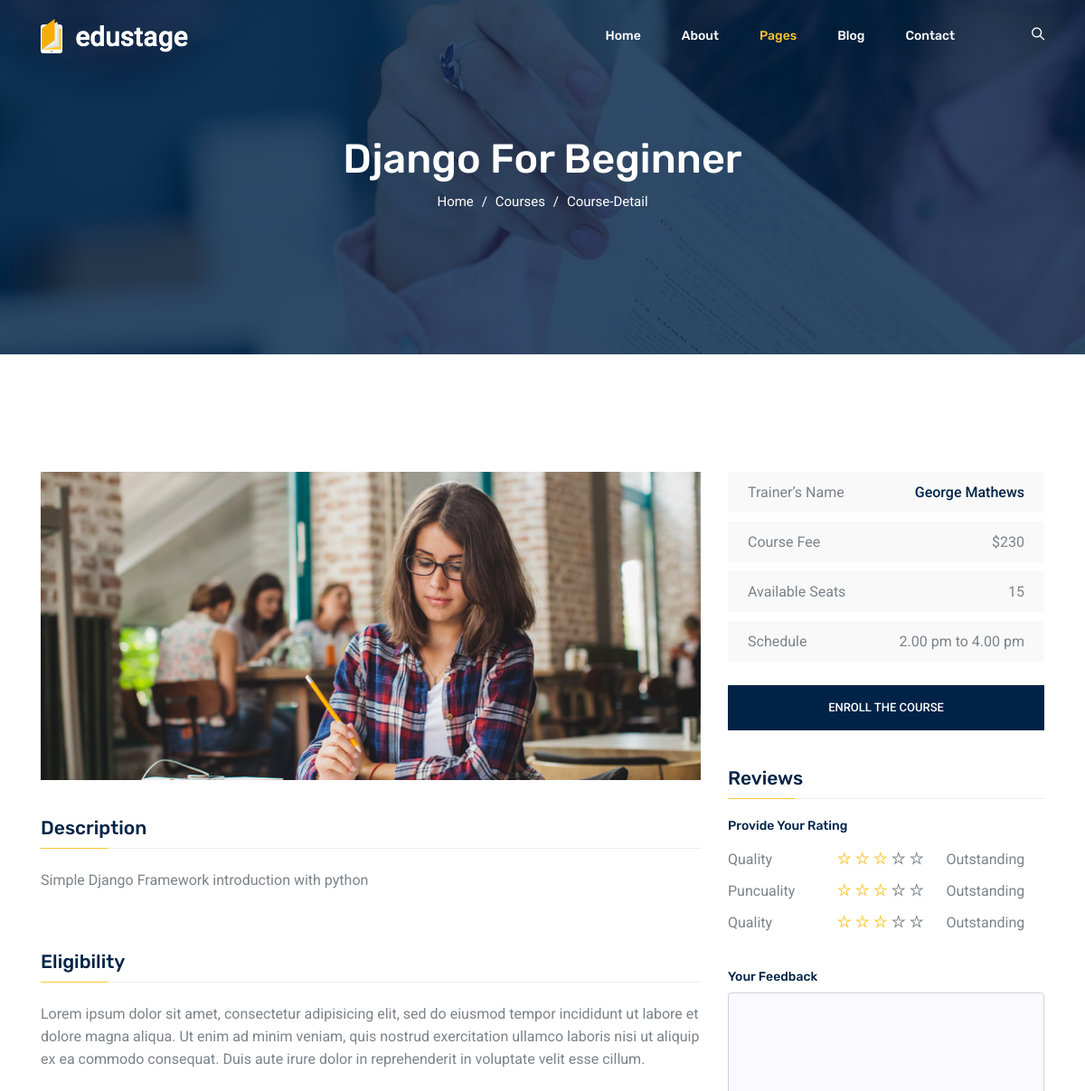
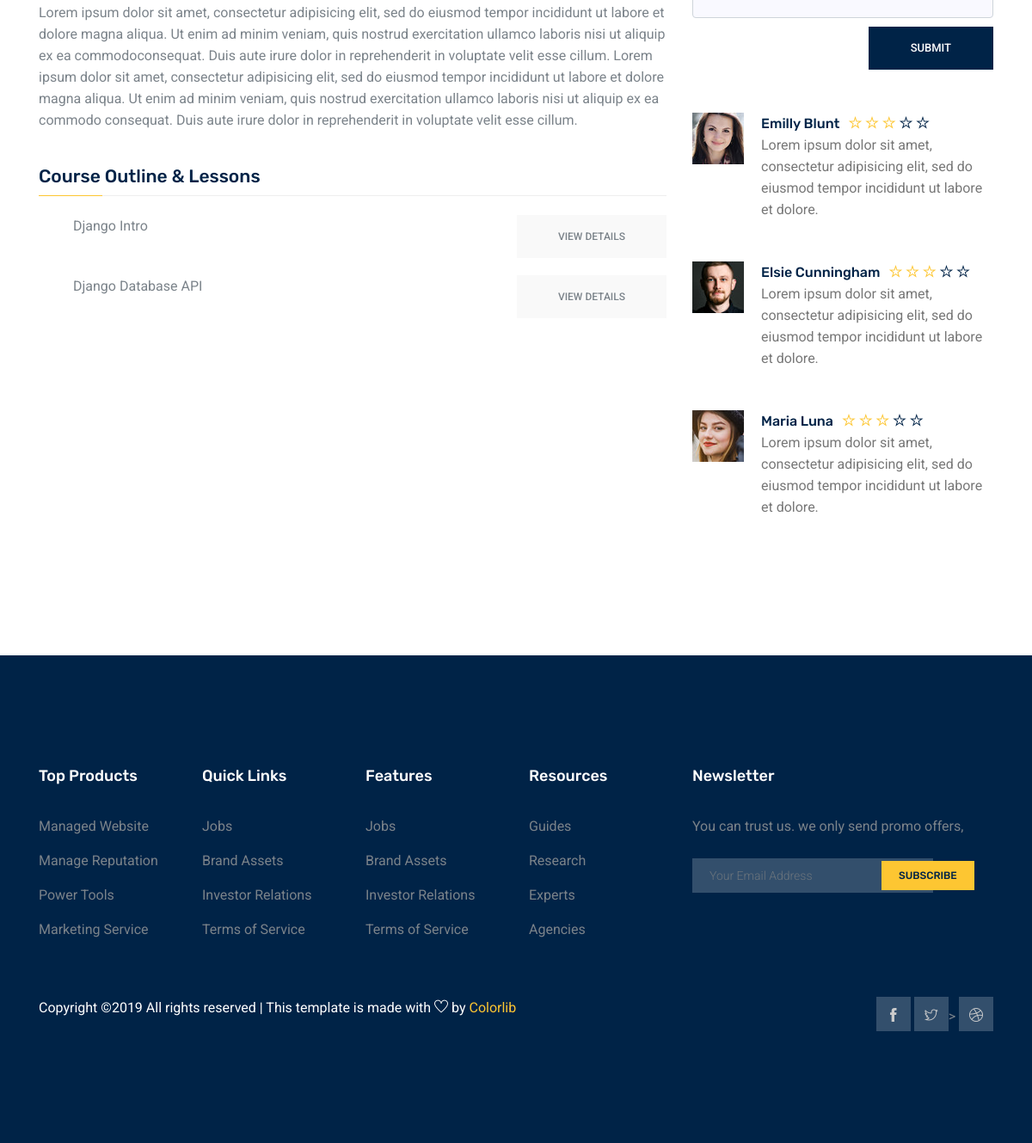
The page /course/Django/ on the database its author committed (2 pictures, top to bottom).
### Course/models.py (models this page shows, shortened)
class Course(models.Model):
    slug = models.SlugField()
    title = models.CharField(max_length=120)
    description = models.TextField()
    allowed_memberships = models.ManyToManyField(Membership)
    @property
    def lessons(self):
        return self.lesson_set.all().order_by('position')

class Lesson(models.Model):
    slug = models.SlugField()
    title = models.CharField(max_length=120)
    course = models.ForeignKey(Course, on_delete=models.SET_NULL, null=True)
    position = models.IntegerField()
    video_url = models.CharField(max_length=200)
    thumbnail = models.ImageField()
    def get_absolute_url(self):
        return reverse('courses:lesson-detail',
                       kwargs={
                           'course_slug': self.course.slug,
                           'lesson_slug': self.slug
                       })

### Course/views.py (the view)
# urls.py: path('course/<slug>/', CourseDetailView.as_view(), name='detail'),
class CourseDetailView(DetailView):
    model = Course

### Course/templates/course/course_detail.html (shortened to what this page needs)
{% extends 'course/base_course.html' %}
{% block course-detail %}
    {{ object.title }}
{% endblock course-detail %}
{% block description %}
    {{ object.description }}
{% endblock description %}
{% block Lesson %}
        {% for lesson in object.lessons %}
            <li class="justify-content-between d-flex">
                <p>{{ lesson.title }}</p>
                <a class="primary-btn text-uppercase" href="{{ lesson.get_absolute_url }}">View Details</a>
            </li>
        {% endfor %}
{% endblock Lesson %}

### rows shown on the page
Course: title "Django For Beginner", description "Simple Django Framework introduction with python"
Lesson: title "Django Intro"
Lesson: title "Django Database API"
